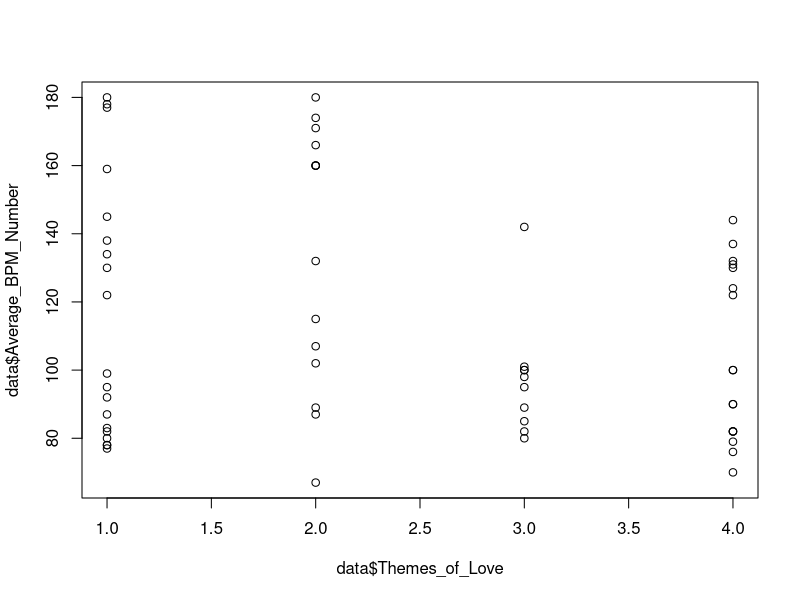
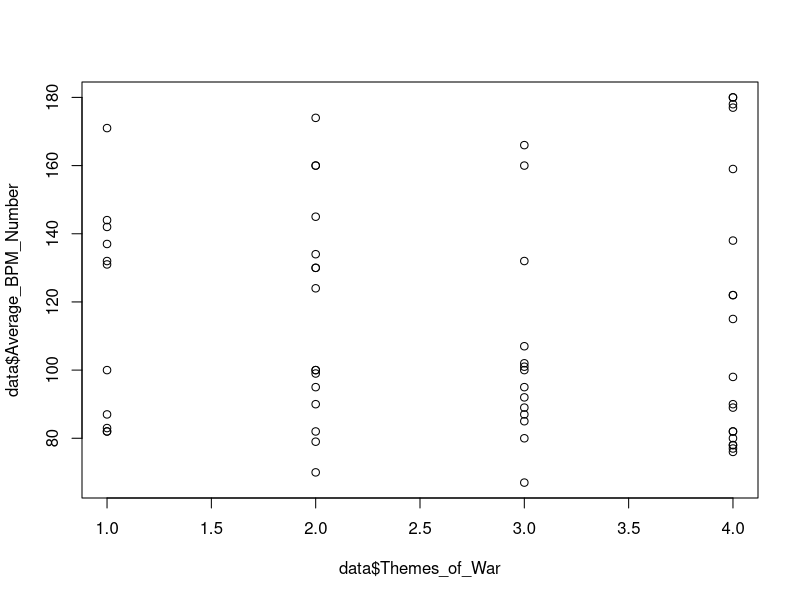
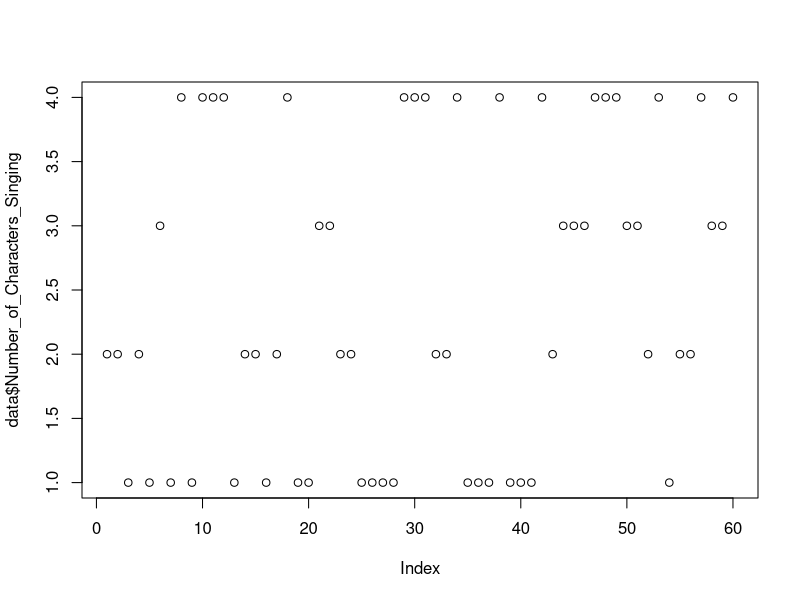
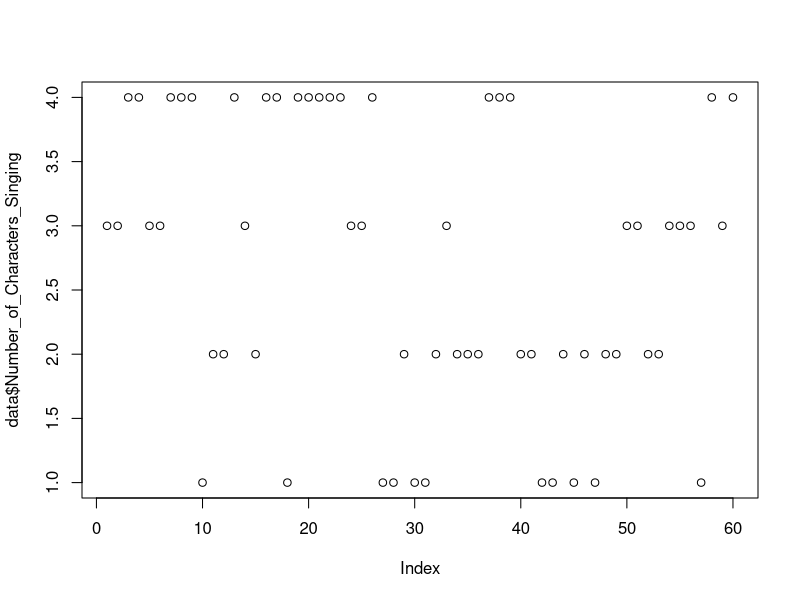

Source code (R) for these figures, in order: (Note: this script raises an error after producing the figures.)
## Project:  STA 215, Fall 2023, Final Project
# Located:   Kline TCNJ Google Drive
# File Name: template
# Date:      2023_11_16
# Who:       Maria Hourihan

## Load packages
# NOTE: Run base.R if these commands return an error!
library(readr)
library(dplyr)
library(tidytext)
library(tidyverse)
library(ggplot2)
library(haven)
library(forcats)
library(psych)

# Load data 
data <- read_delim("raw_data.csv")

##################################################################################
############### STEP 1: Table 1    ####################   
##################################################################################

#Quantitative Variable #1
table(data$Average_BPM_Number)
mean(data$Average_BPM_Number)
sd(data$Average_BPM_Number)
summary(data$Average_BPM_Number)

#Quantitative Variable #2
table(data$Number_of_Characters_Singing)
mean(data$Number_of_Characters_Singing)
sd(data$Number_of_Characters_Singing)
summary(data$Number_of_Characters_Singing)

#Qualitative Variable #1
table(data$Cut_Modified_or_Original)
mean(data$Cut_Modified_or_Original)
sd(data$Cut_Modified_or_Original)
summary(data$Cut_Modified_or_Original)

#Qualitative Variable #2
table(data$Themes_of_Love)
mean(data$Themes_of_Love)
sd(data$Themes_of_Love)
summary(data$Themes_of_Love)

#Qualitative Variable #3
table(data$Themes_of_War)
mean(data$Themes_of_War)
sd(data$Themes_of_War)
summary(data$Themes_of_War)


##################################################################################
####################  STEP 2: Table  2             ####################   
##################################################################################

#EXAMINE Qualitative Varible #1
table(data$Themes_of_Love)

#EXAMINE Qualitative Varible #2
table(data$Themes_of_War)

#EXAMINE Qualitative Varible #3
table(data$Cut_Modified_or_Original)

#Descriptive Table
table(data$Themes_of_Love, data$Themes_of_War, data$Cut_Modified_or_Original)

#Contingency Table
contingency_table <-table(data$Themes_of_Love, data$Themes_of_War, data$Cut_Modified_or_Original) 

##################################################################################
####################   STEP 3: Chi squared test             ####################   
##################################################################################

chisq.test(table(data$Themes_of_Love, data$Themes_of_War))

##################################################################################
####################  STEP 4: ANOVA                ####################   
##################################################################################

#ANOVA Test
anova_adapted <- aov(Average_BPM_Number ~ Themes_of_Love, data = data)

#Summary of ANOVA
summary(anova_adapted)

##################################################################################
####################  STEP 5: Correlation                ####################   
##################################################################################

#Plotting
plot(data$Themes_of_Love, data$Average_BPM_Number) 
plot(data$Themes_of_War, data$Average_BPM_Number) 
plot(data$Themes_of_Love, data$Number_of_Characters_Singing) 
plot(data$Themes_of_War, data$Number_of_Characters_Singing) 
plot(data$Number_of_Characters_Singing, data$Average_BPM_Number)

#Correlation

cor(data$Number_of_Characters_Singing, data$Average_BPM_Number)

##################################################################################
####################  STEP 6: Linear Regression                ####################   
##################################################################################

linear_relationship <- lm(Average_BPM_Number ~ Number_of_Characters_Singing, data = data)
summary(linear_relationship)


##################################################################################
####################  STEP 7: Figure 1                                ####################   
##################################################################################

plot(data$Number_of_Characters_Singing, data$Average_BPM_Number)

abline(linear_relationship, col = "red")

mean(data$Number_of_Characters_Singing)
mean(data$Average_BPM_Number)

##################################################################################
####################  STEP 8: Examine residuals                     ####################   
##################################################################################

plot(data$Number_of_Characters_Singing, residuals(linear_relationship))

abline(h = 0, col = "red")
